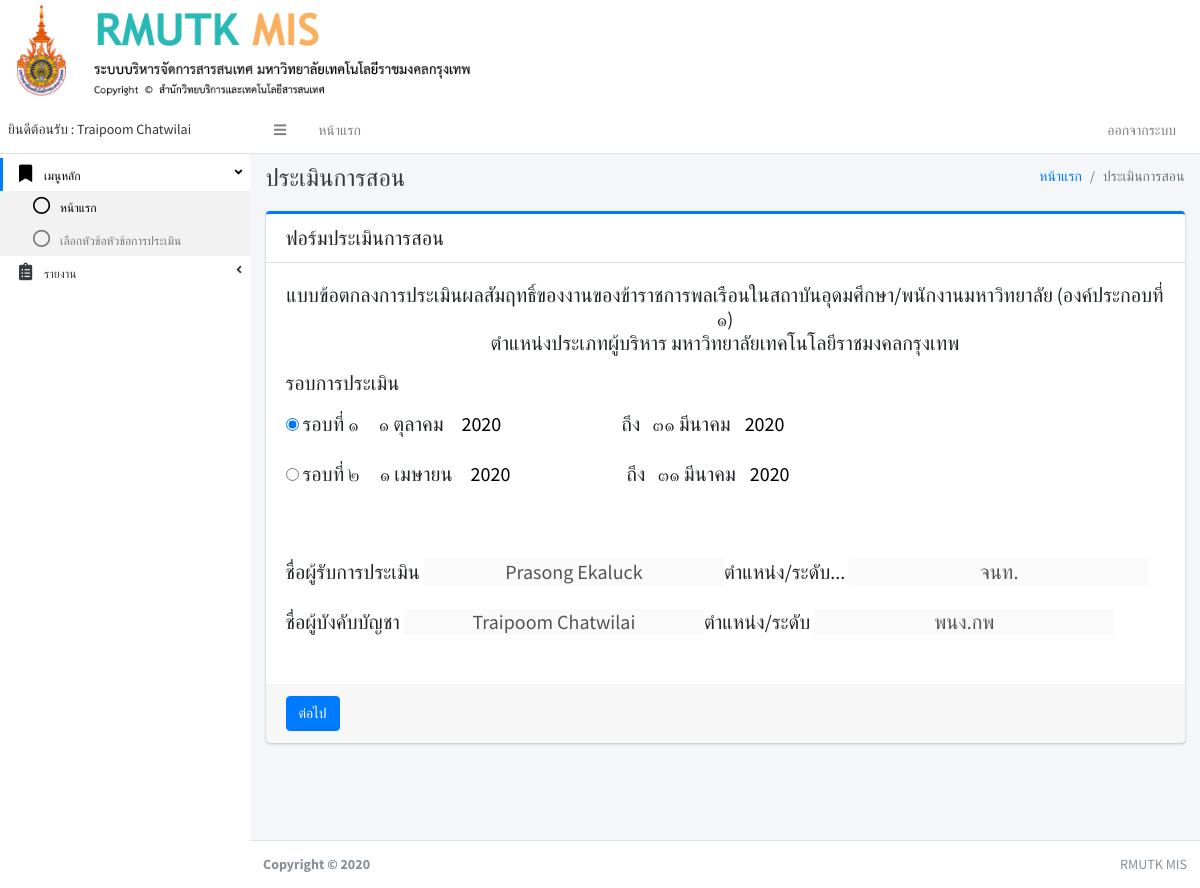
The page /index.php?pa4&user_c_id=3 (signed in) on the database as committed earlier.
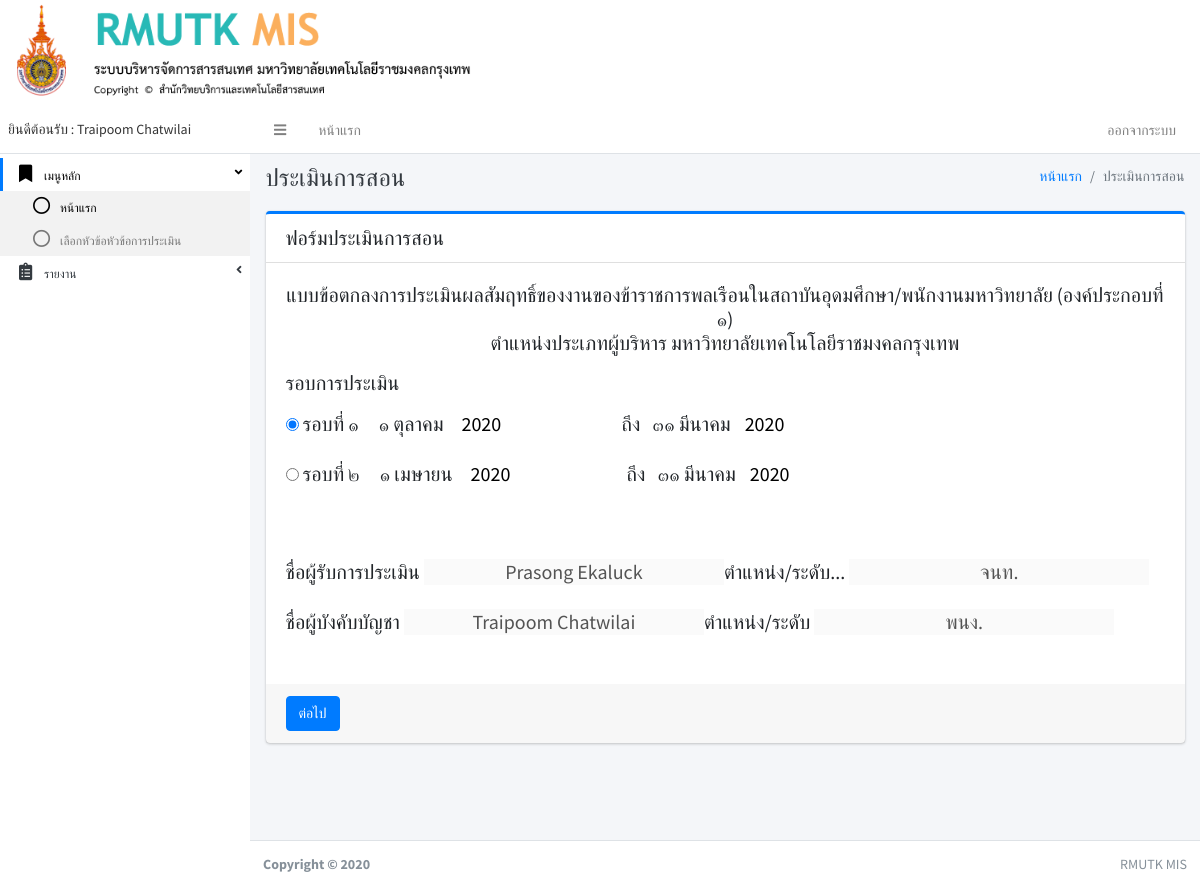
The same page on the database as committed later.
### tables this page shows
CREATE TABLE IF NOT EXISTS `user` (
`user_id` int(11) NOT NULL,
  `first_name` varchar(150) NOT NULL,
  `last_name` varchar(150) NOT NULL,
  `username` varchar(150) NOT NULL,
  `password` varchar(150) NOT NULL,
  `user_tumn` varchar(250) NOT NULL,
  `user_status` int(11) NOT NULL
);

### page/pa4.php (the view, shortened to what this page needs)
<div class="content-header">
	<div class="container-fluid">
		<div class="row mb-2">
			<div class="col-sm-6">
				<h1 class="m-0 text-dark">ประเมินการสอน</h1>
			</div>
			<div class="col-sm-6">
				<ol class="breadcrumb float-sm-right">
					<li class="breadcrumb-item"><a href="#">หน้าแรก</a></li>
					<li class="breadcrumb-item active">ประเมินการสอน</li>
				</ol>
			</div>
		</div>
	</div>
</div>
<div class="content">
	<div class="container-fluid">
		<div class="row">
			<div class="col-lg-12">
				<form action="index.php" method="get">
					<div class="card card-primary card-outline">
						<div class="card-header">
							<h5 class="m-0">ฟอร์มประเมินการสอน</h5>
						</div>
						<div class="card-body">
							<?php
							include './conn.php';
							$user_id = $_SESSION["USER_ID"];
							$user_c_id = $_GET['user_c_id'];
							$sqlth=" SELECT * FROM user WHERE user_id =".$user_id;
							$qryth = mysqli_query($conn,$sqlth);
							$rowth = mysqli_fetch_assoc($qryth);
							$sqluserc=" SELECT * FROM user WHERE user_id =".$user_c_id;
							$qryuserc = mysqli_query($conn,$sqluserc);
							$rowuserc = mysqli_fetch_assoc($qryuserc);
							?>
							<h5 >
								<p style="text-align: center;">แบบข้อตกลงการประเมินผลสัมฤทธิ์ของงานของข้าราชการพลเรือนในสถาบันอุดมศึกษา/พนักงานมหาวิทยาลัย (องค์ประกอบที่ ๑)<br>
								ตำแหน่งประเภทผู้บริหาร มหาวิทยาลัยเทคโนโลยีราชมงคลกรุงเทพ</p>
								<p>รอบการประเมิน</p>
								<input type="radio" name="rob" value="1" checked="checked" required >
								รอบที่ ๑	&nbsp;&nbsp;&nbsp;&nbsp;๑  ตุลาคม &nbsp;&nbsp;
								<input type="number" name="y1" style="width: 150px;border: none;" value="<?php echo(date('Y')) ?>"> &nbsp;&nbsp;ถึง&nbsp;&nbsp;  ๓๑  มีนาคม&nbsp;&nbsp;
								<input type="number" name="yy1" style="width: 150px;border: none;" value="<?php echo(date('Y')) ?>">
								<br><br>
								<input type="radio" name="rob" value="2">
								รอบที่ ๒  &nbsp;&nbsp;&nbsp;&nbsp;๑  เมษายน &nbsp;&nbsp;
								<input type="number" name="y2" style="width: 150px;border: none;" value="<?php echo(date('Y')) ?>">&nbsp;&nbsp;ถึง&nbsp;&nbsp;  ๓๑  มีนาคม&nbsp;&nbsp;
								<input type="number" name="yy2" style="width: 150px;border: none;" value="<?php echo(date('Y')) ?>">
								<br><br>
								<br>
								<br>
								ชื่อผู้รับการประเมิน
								<input type="text" name="nameh" disabled style="width: 300px;border: none;text-align: center;" required value="<?php echo($rowuserc['first_name'].' '.$rowuserc['last_name']) ?>">ตำแหน่ง/ระดับ...
								<input type="text" name="tumh" disabled style="width: 300px;border: none;text-align: center;" value="<?php echo($rowuserc['user_tumn']) ?>"><br><br>
								ชื่อผู้บังคับบัญชา
								<input type="text" name="namec" disabled  style="width: 300px;border: none;text-align: center;" required value="<?php echo($rowth['first_name'].' '.$rowth['last_name']) ?>">ตำแหน่ง/ระดับ
								<input type="text" name="tumc" disabled style="width: 300px;border: none;text-align: center;" value="<?php echo($rowth['user_tumn']) ?>"><br></h5>
								<br>
							</div>
							<div class="card-footer">
								<button class="btn btn-primary">ต่อไป</button>
							</div>
						</div>
					</form>
				</div>
			</div>
		</div>
	</div>

### index.php (shortened to what this page needs)
<!DOCTYPE html>
<html lang="en">
<head>
  <link rel="stylesheet" href="adminlte3/plugins/fontawesome-free/css/all.min.css">
  <link rel="stylesheet" href="adminlte3/plugins/datatables-bs4/css/dataTables.bootstrap4.css">
  <link rel="stylesheet" href="adminlte3/dist/css/adminlte.min.css">
  <link rel="stylesheet" href="adminlte3/plugins/summernote/summernote-bs4.css">
  <link rel="stylesheet" type="text/css" href="css/cuttom.css">
</head>
<body class="hold-transition sidebar-mini text-sm ">
  <?php include 'banner.php'; ?>
  <div class="wrapper">
    <?php
    include 'navbar.php';
    include 'sidebar.php';
    ?>
    <div class="content-wrapper">
      <?php
      if (isset($_GET['pa1'])) {
        include 'page/pa1.php';
      }elseif (isset($_GET['pa2'])) {
        include 'page/pa2.php';
      }elseif (isset($_GET['pa3'])) {
        include 'page/pa3.php';
      }elseif (isset($_GET['pa4'])) {
        include 'page/pa4.php';
      }elseif (isset($_GET['pa5'])) {
        include 'page/pa5.php';
      }elseif (isset($_GET['pa6'])) {
        include 'page/pa6.php';
      }elseif (isset($_GET['pa7'])) {
        include 'page/pa7_news.php';
      }elseif (isset($_GET['pa8'])) {
        include 'page/pa8_user.php';
      }else{
        include 'new.php';
      }
      ?>
    </div>
    <footer class="main-footer noprint">
      <div class="float-right d-none d-sm-inline">
        RMUTK MIS
      </div>
      <strong>Copyright &copy; 2020 </strong>
    </footer>
  </div>
</body>
</html>

### banner.php
<div class="row noprint">
<img src="img/logo.png" class="col-md-5 " >
</div>

### navbar.php (shortened to what this page needs)
<nav class="main-header navbar navbar-expand navbar-white navbar-light">
  <ul class="navbar-nav">
    <li class="nav-item">
      <a class="nav-link" data-widget="pushmenu" href="#"><i class="fas fa-bars"></i></a>
    </li>
    <li class="nav-item d-none d-sm-inline-block">
      <a href="index.php" class="nav-link">หน้าแรก</a>
    </li>
    </ul>
    <ul class="navbar-nav ml-auto">
      <li class="nav-item d-none d-sm-inline-block">
        <?php if (!isset($_SESSION["USERNAME"])):
          ?>
          <a href="./home" class="nav-link">เข้าสู่ระบบ</a>
          <?php else: ?>
            <a data-toggle="modal" data-target="#LogoutModal" class="nav-link">ออกจากระบบ</a>
          <?php endif ?>
        </li>
      </ul>
    </nav>

### sidebar.php (shortened to what this page needs)
<aside class="main-sidebar sidebar-light-primary">
  <a href="#" class="brand-link">
    <span class="brand-text font-weight-light"><b>
      <?php
      $status = "3";
      if (isset($_SESSION["USERNAME"])){
        $user = $_SESSION["USERNAME"];
        include './conn.php';
        $sqlhusercc=" SELECT * FROM user WHERE username =".$user;
        $qryhusercc = mysqli_query($conn,$sqlhusercc);
        $rowhusercc = mysqli_fetch_assoc($qryhusercc);
        $status = $rowhusercc['user_status'];
        echo "ยินดีต้อนรับ : ".$rowhusercc['first_name']."  ".$rowhusercc['last_name'];
        ?>
      <?php }else{ ?>
        &nbsp;
      <?php } ?>
    </b></span>
  </a>
  <div class="sidebar text-xs">
    <nav class="mt-2">
      <ul class="nav nav-pills nav-sidebar nav-compact nav-child-indent nav-legacy flex-column" data-widget="treeview" role="menu" data-accordion="false">
         <li class="nav-item has-treeview menu-open">
          <a href="#" class="nav-link active">
            <i class="nav-icon fas fa-bookmark"></i>
            <p>
              เมนูหลัก
              <i class="right fas fa-angle-left"></i>
            </p>
          </a>
          <ul class="nav nav-treeview">
            <li class="nav-item">
              <a href="index.php" class="nav-link active">
                <i class="far fa-circle nav-icon"></i>
                <p>หน้าแรก</p>
              </a>
            </li>
            <?php if ($status == 0): ?>
              <li class="nav-item">
                <a href="index.php?pa5" class="nav-link">
                  <i class="far fa-circle nav-icon"></i>
                  <p>เลือกหัวข้อหัวข้อการประเมิน</p>
                </a>
              </li>
              <?php else: ?>
              <?php endif ?>
            </ul>
          </li>
          <?php if ($status == 0): ?>
            <li class="nav-item">
              <a href="#" class="nav-link">
                <i class="nav-icon fas fa-clipboard-list"></i>
                <p>
                  รายงาน
                  <i class="right fas fa-angle-left"></i>
                </p>
              </a>
            </li>
            <?php else: ?>
            <?php endif ?>
            </ul>
          </nav>
        </div>
      </aside>

Rows that differ between the two databases and show on the page:
changed user "Traipoom": tumc "พนง.กพ" → "พนง."
